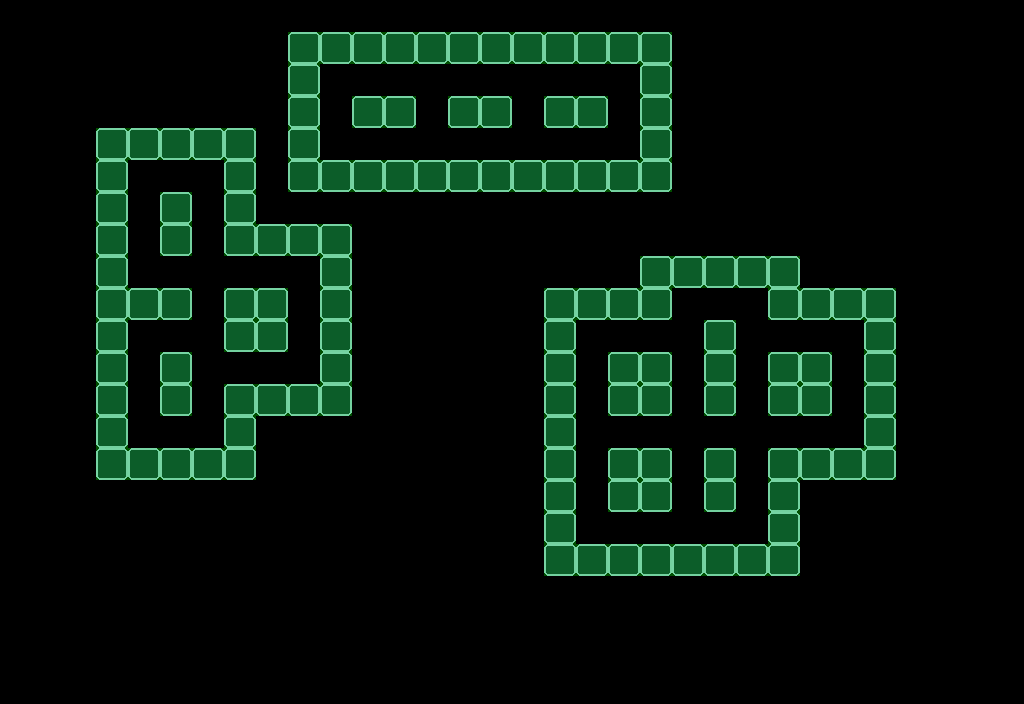

Tiled map render using the project's own tile images. Description and the whole map definition, tile-layer contents included, below:
An orthogonal 32x22 tile map with 32x32 px tiles, 2 tile layers (Parede, Colisor), 2 tilesets.

<map version="1.2" tiledversion="1.2.2" orientation="orthogonal" renderorder="right-down" width="32" height="22" tilewidth="32" tileheight="32" infinite="0" nextlayerid="5" nextobjectid="1">
 <tileset firstgid="1" name="Tileset PNG.fw" tilewidth="32" tileheight="32" tilecount="144" columns="12">
  <image source="../../Images/Tileset/Tileset PNG.fw.png" width="384" height="384" />
 </tileset>
 <tileset firstgid="145" source="../ColisorImage.tsx" />
 <layer id="3" name="Parede" width="32" height="22">
  <data encoding="csv">
0,0,0,0,0,0,0,0,0,0,0,0,0,0,0,0,0,0,0,0,0,0,0,0,0,0,0,0,0,0,0,0,
0,0,0,0,0,0,0,0,0,65,65,65,65,65,65,65,65,65,65,65,65,0,0,0,0,0,0,0,0,0,0,0,
0,0,0,0,0,0,0,0,0,65,0,0,0,0,0,0,0,0,0,0,65,0,0,0,0,0,0,0,0,0,0,0,
0,0,0,0,0,0,0,0,0,65,0,65,65,0,65,65,0,65,65,0,65,0,0,0,0,0,0,0,0,0,0,0,
0,0,0,65,65,65,65,65,0,65,0,0,0,0,0,0,0,0,0,0,65,0,0,0,0,0,0,0,0,0,0,0,
0,0,0,65,0,0,0,65,0,65,65,65,65,65,65,65,65,65,65,65,65,0,0,0,0,0,0,0,0,0,0,0,
0,0,0,65,0,65,0,65,0,0,0,0,0,0,0,0,0,0,0,0,0,0,0,0,0,0,0,0,0,0,0,0,
0,0,0,65,0,65,0,65,65,65,65,0,0,0,0,0,0,0,0,0,0,0,0,0,0,0,0,0,0,0,0,0,
0,0,0,65,0,0,0,0,0,0,65,0,0,0,0,0,0,0,0,0,65,65,65,65,65,0,0,0,0,0,0,0,
0,0,0,65,65,65,0,65,65,0,65,0,0,0,0,0,0,65,65,65,65,0,0,0,65,65,65,65,0,0,0,0,
0,0,0,65,0,0,0,65,65,0,65,0,0,0,0,0,0,65,0,0,0,0,65,0,0,0,0,65,0,0,0,0,
0,0,0,65,0,65,0,0,0,0,65,0,0,0,0,0,0,65,0,65,65,0,65,0,65,65,0,65,0,0,0,0,
0,0,0,65,0,65,0,65,65,65,65,0,0,0,0,0,0,65,0,65,65,0,65,0,65,65,0,65,0,0,0,0,
0,0,0,65,0,0,0,65,0,0,0,0,0,0,0,0,0,65,0,0,0,0,0,0,0,0,0,65,0,0,0,0,
0,0,0,65,65,65,65,65,0,0,0,0,0,0,0,0,0,65,0,65,65,0,65,0,65,65,65,65,0,0,0,0,
0,0,0,0,0,0,0,0,0,0,0,0,0,0,0,0,0,65,0,65,65,0,65,0,65,0,0,0,0,0,0,0,
0,0,0,0,0,0,0,0,0,0,0,0,0,0,0,0,0,65,0,0,0,0,0,0,65,0,0,0,0,0,0,0,
0,0,0,0,0,0,0,0,0,0,0,0,0,0,0,0,0,65,65,65,65,65,65,65,65,0,0,0,0,0,0,0,
0,0,0,0,0,0,0,0,0,0,0,0,0,0,0,0,0,0,0,0,0,0,0,0,0,0,0,0,0,0,0,0,
0,0,0,0,0,0,0,0,0,0,0,0,0,0,0,0,0,0,0,0,0,0,0,0,0,0,0,0,0,0,0,0,
0,0,0,0,0,0,0,0,0,0,0,0,0,0,0,0,0,0,0,0,0,0,0,0,0,0,0,0,0,0,0,0,
0,0,0,0,0,0,0,0,0,0,0,0,0,0,0,0,0,0,0,0,0,0,0,0,0,0,0,0,0,0,0,0
</data>
 </layer>
 <layer id="4" name="Colisor" width="32" height="22" opacity="0.31">
  <data encoding="csv">
0,0,0,0,0,0,0,0,0,0,0,0,0,0,0,0,0,0,0,0,0,0,0,0,0,0,0,0,0,0,0,0,
0,0,0,0,0,0,0,0,0,145,145,145,145,145,145,145,145,145,145,145,145,0,0,0,0,0,0,0,0,0,0,0,
0,0,0,0,0,0,0,0,0,145,0,0,0,0,0,0,0,0,0,0,145,0,0,0,0,0,0,0,0,0,0,0,
0,0,0,0,0,0,0,0,0,145,0,145,145,0,145,145,0,145,145,0,145,0,0,0,0,0,0,0,0,0,0,0,
0,0,0,145,145,145,145,145,0,145,0,0,0,0,0,0,0,0,0,0,145,0,0,0,0,0,0,0,0,0,0,0,
0,0,0,145,0,0,0,145,0,145,145,145,145,145,145,145,145,145,145,145,145,0,0,0,0,0,0,0,0,0,0,0,
0,0,0,145,0,145,0,145,0,0,0,0,0,0,0,0,0,0,0,0,0,0,0,0,0,0,0,0,0,0,0,0,
0,0,0,145,0,145,0,145,145,145,145,0,0,0,0,0,0,0,0,0,0,0,0,0,0,0,0,0,0,0,0,0,
0,0,0,145,0,0,0,0,0,0,145,0,0,0,0,0,0,0,0,0,145,145,145,145,145,0,0,0,0,0,0,0,
0,0,0,145,145,145,0,145,145,0,145,0,0,0,0,0,0,145,145,145,145,0,0,0,145,145,145,145,0,0,0,0,
0,0,0,145,0,0,0,145,145,0,145,0,0,0,0,0,0,145,0,0,0,0,145,0,0,0,0,145,0,0,0,0,
0,0,0,145,0,145,0,0,0,0,145,0,0,0,0,0,0,145,0,145,145,0,145,0,145,145,0,145,0,0,0,0,
0,0,0,145,0,145,0,145,145,145,145,0,0,0,0,0,0,145,0,145,145,0,145,0,145,145,0,145,0,0,0,0,
0,0,0,145,0,0,0,145,0,0,0,0,0,0,0,0,0,145,0,0,0,0,0,0,0,0,0,145,0,0,0,0,
0,0,0,145,145,145,145,145,0,0,0,0,0,0,0,0,0,145,0,145,145,0,145,0,145,145,145,145,0,0,0,0,
0,0,0,0,0,0,0,0,0,0,0,0,0,0,0,0,0,145,0,145,145,0,145,0,145,0,0,0,0,0,0,0,
0,0,0,0,0,0,0,0,0,0,0,0,0,0,0,0,0,145,0,0,0,0,0,0,145,0,0,0,0,0,0,0,
0,0,0,0,0,0,0,0,0,0,0,0,0,0,0,0,0,145,145,145,145,145,145,145,145,0,0,0,0,0,0,0,
0,0,0,0,0,0,0,0,0,0,0,0,0,0,0,0,0,0,0,0,0,0,0,0,0,0,0,0,0,0,0,0,
0,0,0,0,0,0,0,0,0,0,0,0,0,0,0,0,0,0,0,0,0,0,0,0,0,0,0,0,0,0,0,0,
0,0,0,0,0,0,0,0,0,0,0,0,0,0,0,0,0,0,0,0,0,0,0,0,0,0,0,0,0,0,0,0,
0,0,0,0,0,0,0,0,0,0,0,0,0,0,0,0,0,0,0,0,0,0,0,0,0,0,0,0,0,0,0,0
</data>
 </layer>
</map>
